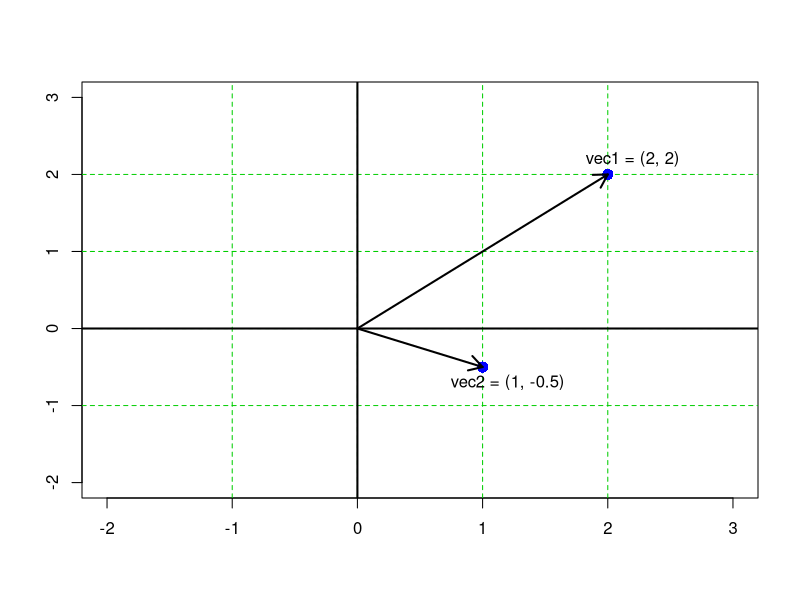
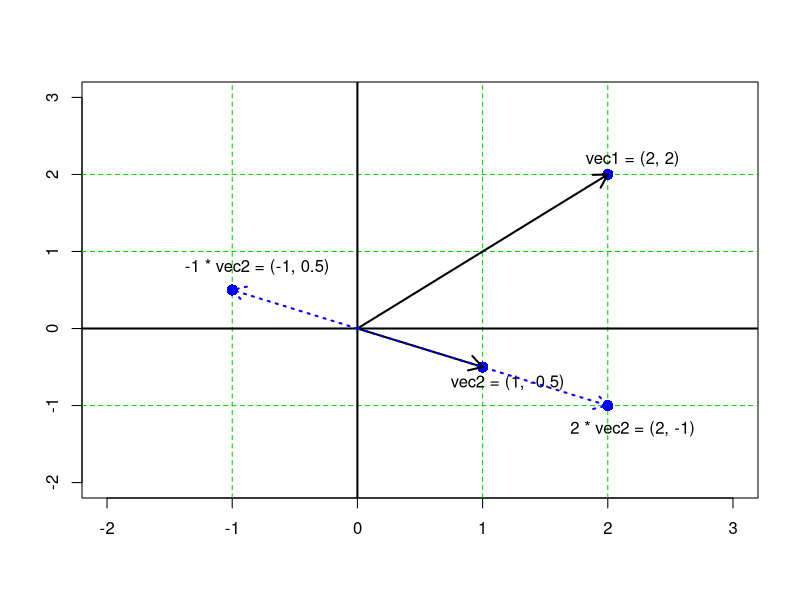
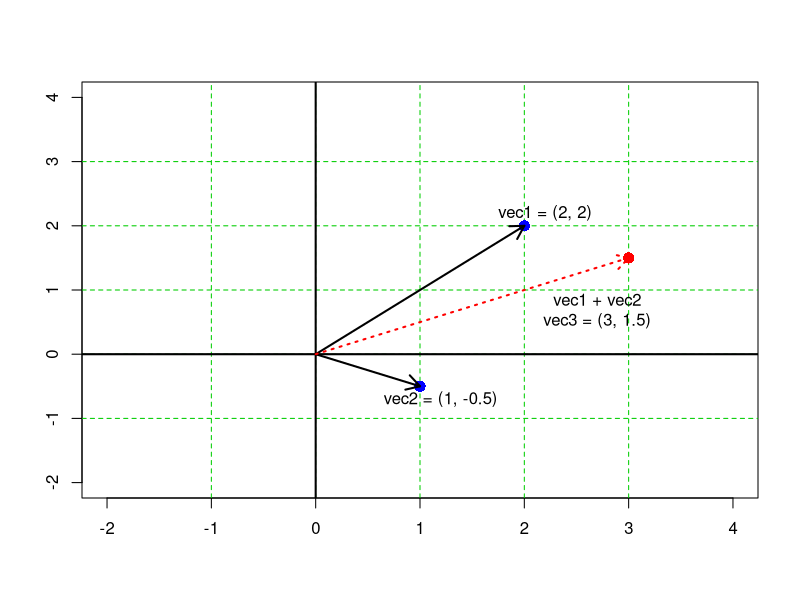
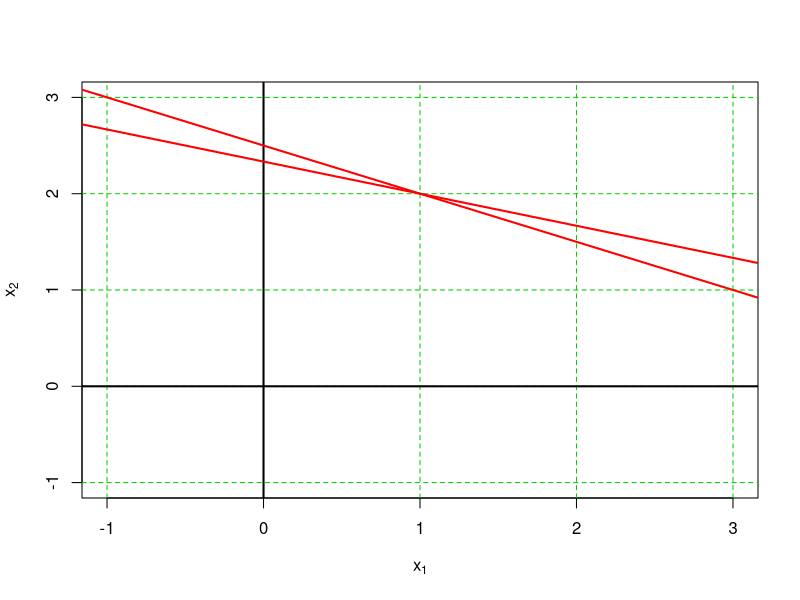
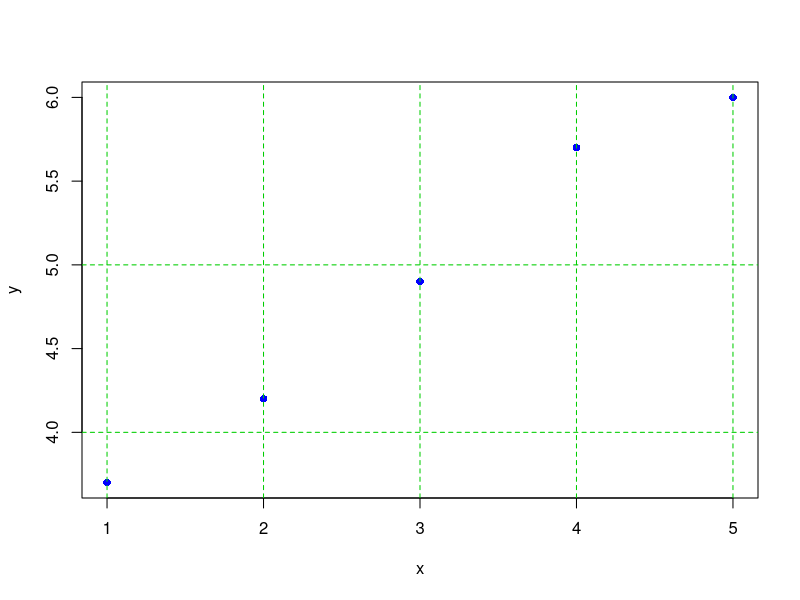

Source code (R) for these figures, in order:
## ---- chunk 1
# imagine two vectors that each contain the x,y coordinates of a point
vec1 <- c(2,2)
vec2 <- c(1,-0.5)
## ---- chunk 2
plot(x=vec1[1], y=vec1[2],
     xlim = c(-2,3), ylim = c(-2,3),
     pch = 16, xlab='', ylab='')
abline(h=c(-1,0,1,2),v=c(-1,0,1,2),
       lty=2, col='green3')
abline(h=0, v=0, lwd=2)
points(x=vec1[1], y=vec1[2], pch=16, cex = 1.5, col='blue')
points(x=vec2[1], y=vec2[2], pch=16, cex = 1.5, col='blue')
arrows(x0=0, y0=0, lwd=2, len = .15,
       x=vec1[1], y=vec1[2])
arrows(x0=0, y0=0, lwd=2, len = .15,
       x=vec2[1], y=vec2[2])
text(vec1[1]+.2, y=vec1[2]+.2,
     labels = 'vec1 = (2, 2)')
text(vec2[1]+.2, y=vec2[2]-.2,
     labels = 'vec2 = (1, -0.5)')
## ---- chunk 3
a <- c(4,2,3)
a
## ---- chunk 4
# transpose in R
a <- c(5,7,6)

# the t() function forces the object as a matrix
t(a)

# multiple transpose, just to demonstrate
t(t(a))

## ---- chunk 5
# vector multiplication in R
a <- c(2,4,5)
b <- 3

a*b
## ---- chunk 6
# our 2 vectors from before
vec1 <- c(2,2)
vec2 <- c(1,-0.5)
## ---- chunk 7
plot(x=vec1[1], y=vec1[2],
     xlim = c(-2,3), ylim = c(-2,3),
     pch = 16, xlab='', ylab='')
abline(h=c(-1,0,1,2),v=c(-1,0,1,2),
       lty=2, col='green3')
abline(h=0, v=0, lwd=2)
points(x=vec1[1], y=vec1[2], pch=16, cex = 1.5, col='blue')
points(x=vec2[1], y=vec2[2], pch=16, cex = 1.5, col='blue')
arrows(x0=0, y0=0, lwd=2, len = .15,
       x=vec1[1], y=vec1[2])
arrows(x0=0, y0=0, lwd=2, len = .15,
       x=vec2[1], y=vec2[2])
text(vec1[1]+.2, y=vec1[2]+.2,
     labels = 'vec1 = (2, 2)')
text(vec2[1]+.2, y=vec2[2]-.2,
     labels = 'vec2 = (1, -0.5)')

points(x=vec2[1]*2, y=vec2[2]*2, pch=16, cex = 1.5, col='blue')
points(x=vec2[1]*-1, y=vec2[2]*-1, pch=16, cex = 1.5, col='blue')

arrows(x0=0, y0=0, lwd=2, len = .15,
       x=vec2[1]*2, y=vec2[2]*2, lty = 3, col = 'blue')
arrows(x0=0, y0=0, lwd=2, len = .15,
       x=vec2[1]*-1, y=vec2[2]*-1, lty = 3, col = 'blue')

text(vec2[1]*2+.2, y=vec2[2]*2-.3,
     labels = '2 * vec2 = (2, -1)')
text(vec2[1]*-1+.2, y=vec2[2]*-1+.3,
     labels = '-1 * vec2 = (-1, 0.5)')

## ---- chunk 8
# vector addition in R
a <- c(3, 5, 1)
b <- c(14, 3, 5)

a + b
## ---- chunk 9
# our 2 vectors from before
vec1 <- c(2,2)
vec2 <- c(1,-0.5)
vec3 <- vec1 + vec2
## ---- chunk 10
plot(x=vec1[1], y=vec1[2],
     xlim = c(-2,4), ylim = c(-2,4),
     pch = 16, xlab='', ylab='')
abline(h=c(-1,0,1,2,3),v=c(-1,0,1,2,3),
       lty=2, col='green3')
abline(h=0, v=0, lwd=2)
points(x=vec1[1], y=vec1[2], pch=16, cex = 1.5, col='blue')
points(x=vec2[1], y=vec2[2], pch=16, cex = 1.5, col='blue')
arrows(x0=0, y0=0, lwd=2, len = .15,
       x=vec1[1], y=vec1[2])
arrows(x0=0, y0=0, lwd=2, len = .15,
       x=vec2[1], y=vec2[2])
text(vec1[1]+.2, y=vec1[2]+.2,
     labels = 'vec1 = (2, 2)')
text(vec2[1]+.2, y=vec2[2]-.2,
     labels = 'vec2 = (1, -0.5)')

points(x=vec3[1], y=vec3[2], pch=16, cex = 1.5, col='red')


arrows(x0=0, y0=0, lwd=2, len = .15,
       x=vec3[1], y=vec3[2], lty = 3, col = 'red')

text(vec3[1]-.3, y=vec3[2]-.8,
     labels = 'vec1 + vec2\nvec3 = (3, 1.5)')


## ---- chunk 11
# dot product in R
a <- c(1,3,5)
b <- c(4,2,8)

sum(a * b)
## ---- chunk 12
# alternative syntax for the dot product
a %*% b
## ---- chunk 13
# norms in R
a <- c(2, -4, 5)
b <- c(-1, 0, 3)

sum(abs(a)) # L1

sqrt(sum(b^2)) # L2

# alternative calculation using the norm() function
# ?norm

norm(matrix(a), type = "O") # L1

norm(matrix(b), type = "2") # L2

## ---- chunk 14
# 0-matrix, n=10
rep(0, 10)

# 1-matrix, n=8
rep(1, 8)

## ---- chunk 15
a <- c(3,-3)
b <- c(3, 3)

sum(a*b) # yep, a and b are orthogonal!
## ---- chunk 16
# make matrix, vector assembled "by column"
A <- matrix(c(4,3,6,2,7,4,4,5,4), ncol = 3)
A

## ---- chunk 17
# make matrix, vector assembled "by row"
B <- matrix(c(4,3,6,2,7,4,4,5,4), ncol = 3, byrow=T)
B

## ---- chunk 18
# matrix multiplication in R
alpha <- 3
A <- matrix(c(1,3,2,4,1,1), byrow=T, ncol=2)
alpha*A
## ---- chunk 19
# Matrix transpose in R
A <- matrix(c(1,3,2,4,1,1), byrow=T, ncol=2)
t(A)
## ---- chunk 20
# Adding matrices in R
A <- matrix(c(1,3,2,4,1,1), byrow=3, ncol=2)
B <- matrix(c(7,1,1,1,4,4), byrow=3, ncol=2)

A +B
## ---- chunk 21
# Matrix x vector multiplication in R
A <- matrix(c(1,3,2,4,1,1), byrow=3, ncol=2)
C <- c(7,1)

# NB the %*% syntax, correct for matrix x vector
A %*% C

# NB this will also evaluate, but has a different result...
# Can you tell what is going on here?
A * C
## ---- chunk 22
# Matrix x matrix multiplication in R
A <- matrix(c(1, 3, 2, 2, 8, 9), ncol = 2)
B <- matrix(c(5, 8, 4, 2), ncol = 2)

# NB the %*% syntax
A %*% B
## ---- chunk 23
# Vectors as matrices in R

# Vanilla numeric vector
(A <- c(4,5,8)); class(A)

# Column matrix
(A <- matrix(c(4,5,8), nrow=3)); class(A)

# Row matrix
(A <- matrix(c(4,5,8), ncol=3)); class(A)

## ---- chunk 24
# 0-matrix
matrix(0, nrow = 2, ncol = 3)

# 1-matrix
matrix(1, nrow = 2, ncol = 3)

# Diagonal matrix
diag(c(1, 2, 3))

# Identity matrix
diag(1, 3)

# Note what happens when diag() is applied to a matrix
(D <- diag(c(4,3,5)))
diag(D)

(A <- matrix(c(1,3,2,2,6,8,9,3,4), ncol = 3))
diag(A)
## ---- chunk 25
# Inverse of matrices

(A <- matrix(c(1,3,2,4), ncol=2, byrow=T))
(B <- matrix(c(-2,1.5,1,-0.5), ncol=2, byrow=T))

A%*%B

B%*%A == diag(1,2)

## ---- chunk 26
# Solving the inverse of a matrix in R using solve()

(A <- matrix(c(1,3,2,4), ncol=2, byrow=T))
(B <- solve(A))

# Prove the rule
A %*% B

## ---- chunk 27
plot(x=NULL, y=NULL,
     xlim = c(-1,3), ylim = c(-1,3),
     pch = 16, 
     xlab=expression('x'[1]), 
     ylab=expression('x'[2]))
abline(h=c(-1:3),v=c(-1:3),
       lty=2, col='green3')
abline(h=0, v=0, lwd=2)

abline(a=7/3, b=-1/3, col="red", lwd=2)
abline(a=10/4, b=-2/4, col="red", lwd=2)

## ---- chunk 28
A <- matrix(c(1, 2, 3, 4), ncol = 2)
b <- c(7, 10)
(x <- solve(A) %*% b)
## ---- chunk 29
df <- data.frame(x=c(1,2,3,4,5),
                 y=c(3.7, 4.2,4.9,5.7,6.0))
df

## ---- chunk 30
plot(x=df$x, y=df$y,
     xlab = 'x', ylab = 'y',
     pch = 16, col = 'blue')
abline(h=c(1:5),v=c(1:5),
       lty=2, col='green3')
abline(h=0, v=0, lwd=2)

abline(a=7/3, b=-1/3, col="red", lwd=2)
abline(a=10/4, b=-2/4, col="red", lwd=2)

## ---- chunk 31
y <- c(3.7, 4.2,4.9,5.7,6.0)
x <- c(1,2,3,4,5)
X <- matrix(c(rep(1,5), x), ncol=2, byrow=F)
colnames(X) <- c('','x')

y
X

# this solves "Beta hat"
# NB, the intercept and slope coeeficients for linear regression!
(beta.hat <- solve(t(X) %*% X) %*% t(X) %*% y)
